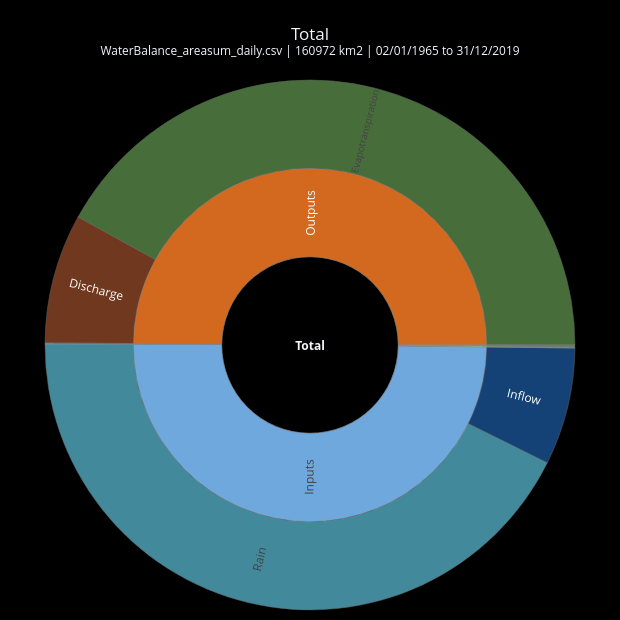

Source (notebook cell):
### Code cell
# cell no 09: Total water cycle (with inflow and MODFLOW buffer if on)
name = "Total"
sunburst(name, part_terms(parts[name])).show()

### Figure 1 — Plotly figure (JSON) as saved in the notebook; plotly's stock layout.template omitted (floating-point values rounded to 4 significant figures)
{"data": [{"branchvalues": "total", "customdata": ["inputs 78422.66 mm (1426 mm/yr)<br>balance error +55.2482 mm", "78256.44 mm<br>1423.0 mm/yr<br>99.79 % of inputs", "67029.509 mm<br>1218.8 mm/yr<br>85.47 % of inputs", "11215.056 mm<br>203.9 mm/yr<br>14.30 % of inputs", "11.877 mm<br>0.2 mm/yr<br>0.02 % of inputs", "166.21 mm<br>3.0 mm/yr<br>0.21 % of inputs", "61.433 mm<br>1.1 mm/yr<br>0.08 % of inputs", "96.120 mm<br>1.7 mm/yr<br>0.12 % of inputs", "8.662 mm<br>0.2 mm/yr<br>0.01 % of inputs", "78315.32 mm<br>1424.0 mm/yr<br>99.86 % of inputs", "65837.264 mm<br>1197.1 mm/yr<br>83.95 % of inputs", "12380.781 mm<br>225.1 mm/yr<br>15.79 % of inputs", "94.985 mm<br>1.7 mm/yr<br>0.12 % of inputs", "2.286 mm<br>0.0 mm/yr<br>0.00 % of inputs", "52.09 mm<br>0.9 mm/yr<br>0.07 % of inputs", "41.781 mm<br>0.8 mm/yr<br>0.05 % of inputs", "10.312 mm<br>0.2 mm/yr<br>0.01 % of inputs", "+55.2482 mm (+7.0e-04 of inputs)"], "hovertemplate": "<b>%{label}</b><br>%{customdata}<extra></extra>", "ids": ["<b>Total</b>", "Total/In", "Total/In/Rain", "Total/In/Inflow", "Total/In/other (small)", "Total/S-", "Total/S-/Soil moisture", "Total/S-/Lakes/reservoirs", "Total/S-/other (small)", "Total/Out", "Total/Out/Evapotranspiration", "Total/Out/Discharge", "Total/Out/Non-irrigation consumption", "Total/Out/other (small)", "Total/S+", "Total/S+/Channels", "Total/S+/other (small)", "Total/err"], "insidetextorientation": "radial", "labels": ["<b>Total</b>", "Inputs", "Rain", "Inflow", "other (small)", "Storage (out)", "Soil moisture", "Lakes/reservoirs", "other (small)", "Outputs", "Evapotranspiration", "Discharge", "Non-irrigation consumption", "other (small)", "Storage (into)", "Channels", "other (small)", "Balance error"], "marker": {"colors": ["black", "#6fa8dc", "#60C4DE", "#1f5fa8", "#6fa8dc", "#7fd8b5", "#7fd8b5", "#7fd8b5", "#7fd8b5", "#d2691e", "#669C53", "#a0522d", "#d2691e", "#d2691e", "#00CC96", "#00CC96", "#00CC96", "#ffffff"], "line": {"color": "#888", "width": 0.5}}, "parents": ["", "<b>Total</b>", "Total/In", "Total/In", "Total/In", "<b>Total</b>", "Total/S-", "Total/S-", "Total/S-", "<b>Total</b>", "Total/Out", "Total/Out", "Total/Out", "Total/Out", "<b>Total</b>", "Total/S+", "Total/S+", "<b>Total</b>"], "type": "sunburst", "values": [156800.0, 78260.0, 67030.0, 11220.0, 11.88, 166.2, 61.43, 96.12, 8.662, 78320.0, 65840.0, 12380.0, 94.99, 2.286, 52.09, 41.78, 10.31, 55.25]}], "layout": {"height": 620, "margin": {"b": 10, "l": 10, "r": 10, "t": 80}, "title": {"text": "Total<br><sup>WaterBalance_areasum_daily.csv | 160972 km2 | 02/01/1965 to 31/12/2019</sup>", "x": 0.5}, "width": 620}}
